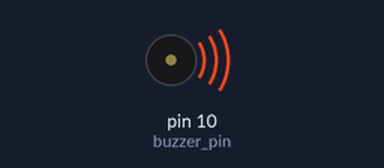
Bench run of a sketch on a simulated Arduino Uno, built with avr-gcc and run on an emulated ATmega328P. Shown: buzzer (waves = sounding).

Above: at 0.1 s.
Timing chart, 0 to 1.6 s (numbered marks = the images above):
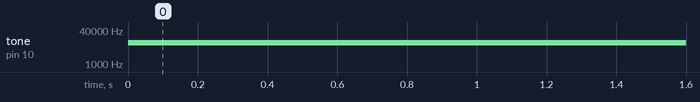

The sketch:

plainbuzzer2.ino
```cpp
int buzzer_pin = 10;

void setup() {
  // put your setup code here, to run once:
pinMode (buzzer_pin, OUTPUT);
}

void loop() {
  // put your main code here, to run repeatedly:
tone (buzzer_pin, 10000);

}
```

Measured:
- by itself, tone on pin 10 (buzzer_pin): silent → 10000 Hz at 0.00 s
